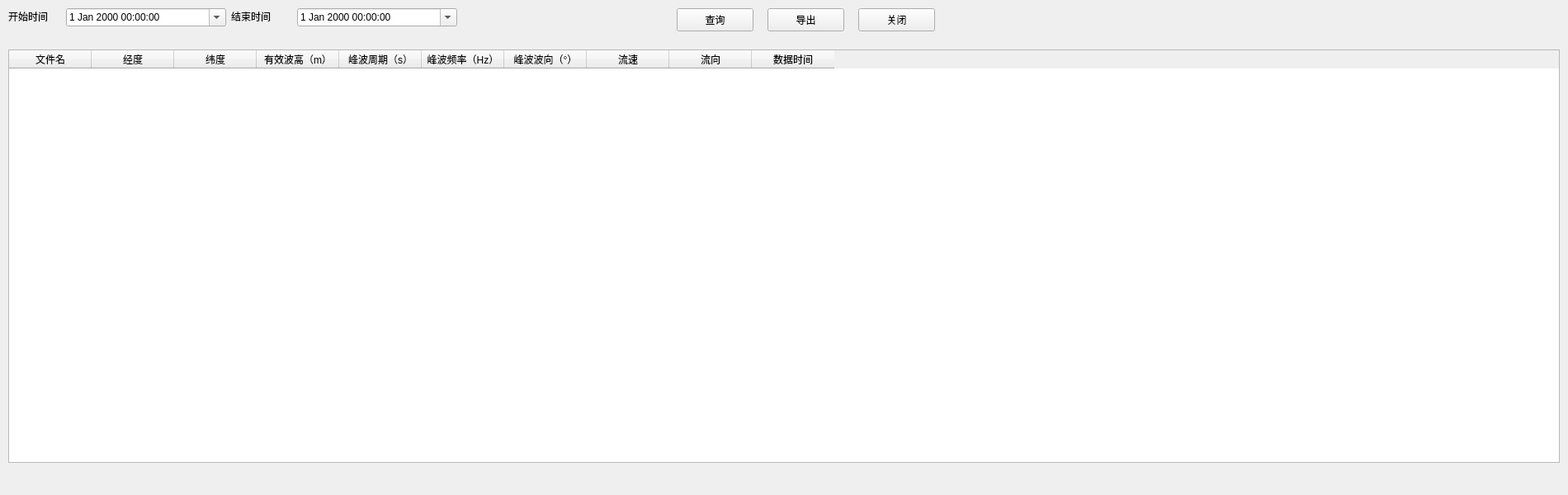
<?xml version="1.0" encoding="UTF-8"?>
<ui version="4.0">
 <class>figureresult</class>
 <widget class="QWidget" name="figureresult">
  <property name="geometry">
   <rect>
    <x>0</x>
    <y>0</y>
    <width>1900</width>
    <height>600</height>
   </rect>
  </property>
  <property name="minimumSize">
   <size>
    <width>1900</width>
    <height>600</height>
   </size>
  </property>
  <property name="maximumSize">
   <size>
    <width>1900</width>
    <height>600</height>
   </size>
  </property>
  <property name="windowTitle">
   <string>计算结果</string>
  </property>
  <widget class="QLabel" name="label">
   <property name="geometry">
    <rect>
     <x>10</x>
     <y>10</y>
     <width>68</width>
     <height>20</height>
    </rect>
   </property>
   <property name="text">
    <string>开始时间</string>
   </property>
  </widget>
  <widget class="QLabel" name="label_2">
   <property name="geometry">
    <rect>
     <x>280</x>
     <y>10</y>
     <width>68</width>
     <height>20</height>
    </rect>
   </property>
   <property name="text">
    <string>结束时间</string>
   </property>
  </widget>
  <widget class="QDateTimeEdit" name="startTime">
   <property name="geometry">
    <rect>
     <x>80</x>
     <y>10</y>
     <width>194</width>
     <height>22</height>
    </rect>
   </property>
   <property name="calendarPopup">
    <bool>true</bool>
   </property>
  </widget>
  <widget class="QDateTimeEdit" name="endTime">
   <property name="geometry">
    <rect>
     <x>360</x>
     <y>10</y>
     <width>194</width>
     <height>22</height>
    </rect>
   </property>
   <property name="calendarPopup">
    <bool>true</bool>
   </property>
  </widget>
  <widget class="QPushButton" name="search">
   <property name="geometry">
    <rect>
     <x>820</x>
     <y>10</y>
     <width>93</width>
     <height>28</height>
    </rect>
   </property>
   <property name="text">
    <string>查询</string>
   </property>
  </widget>
  <widget class="QPushButton" name="expor">
   <property name="geometry">
    <rect>
     <x>930</x>
     <y>10</y>
     <width>93</width>
     <height>28</height>
    </rect>
   </property>
   <property name="text">
    <string>导出</string>
   </property>
  </widget>
  <widget class="QTableWidget" name="table">
   <property name="geometry">
    <rect>
     <x>10</x>
     <y>60</y>
     <width>1880</width>
     <height>501</height>
    </rect>
   </property>
   <property name="maximumSize">
    <size>
     <width>1900</width>
     <height>16777215</height>
    </size>
   </property>
   <column>
    <property name="text">
     <string>文件名</string>
    </property>
   </column>
   <column>
    <property name="text">
     <string>经度</string>
    </property>
   </column>
   <column>
    <property name="text">
     <string>纬度</string>
    </property>
   </column>
   <column>
    <property name="text">
     <string>有效波高（m）</string>
    </property>
   </column>
   <column>
    <property name="text">
     <string>峰波周期（s）</string>
    </property>
   </column>
   <column>
    <property name="text">
     <string>峰波频率（Hz）</string>
    </property>
   </column>
   <column>
    <property name="text">
     <string>峰波波向（°）</string>
    </property>
   </column>
   <column>
    <property name="text">
     <string>流速</string>
    </property>
   </column>
   <column>
    <property name="text">
     <string>流向</string>
    </property>
   </column>
   <column>
    <property name="text">
     <string>数据时间</string>
    </property>
   </column>
  </widget>
  <widget class="QPushButton" name="clo">
   <property name="geometry">
    <rect>
     <x>1040</x>
     <y>10</y>
     <width>93</width>
     <height>28</height>
    </rect>
   </property>
   <property name="text">
    <string>关闭</string>
   </property>
  </widget>
 </widget>
 <resources/>
 <connections/>
</ui>
